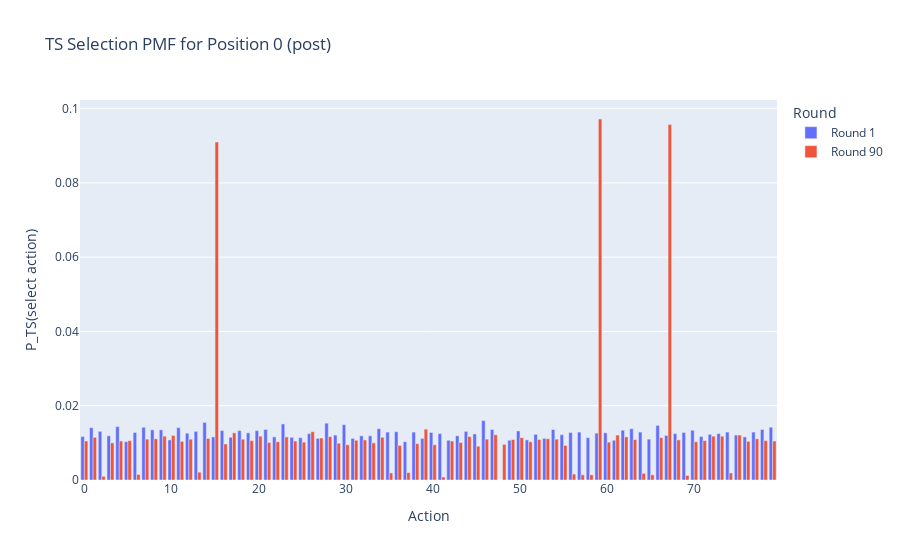
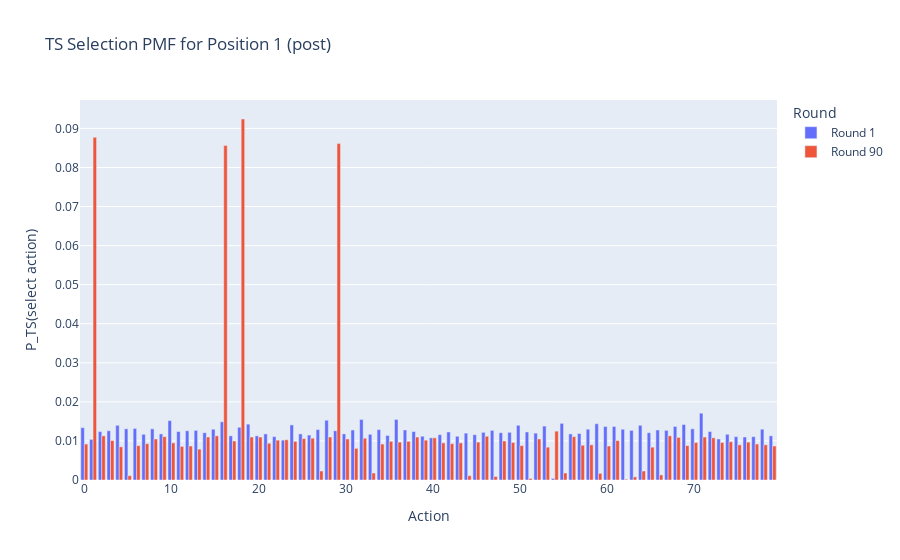
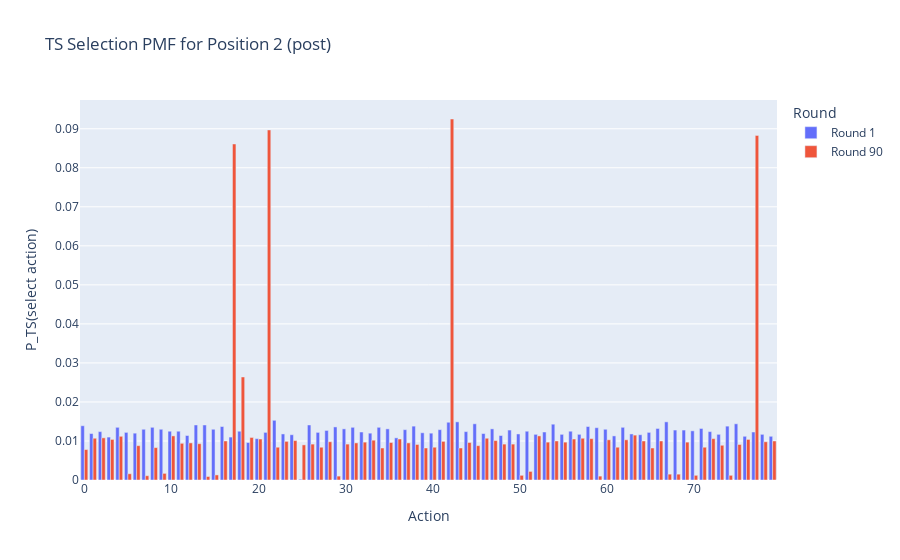

The code cell stored with these charts, in order, in its notebook:
### Code cell
compare_pmf_across_rounds(pmf, position=0, rounds=[0, 1, 90], phase="post")

compare_pmf_across_rounds(pmf, position=1, rounds=[0, 1, 90], phase="post")

# Compare snapshots for position 1 at rounds 0 (init), 1, and 5
compare_pmf_across_rounds(pmf, position=2, rounds=[0, 1, 90], phase="post")
